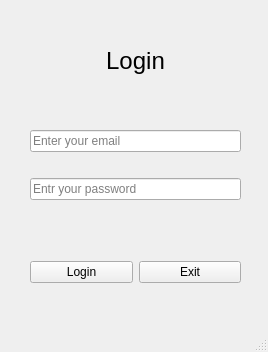
<?xml version="1.0" encoding="UTF-8"?>
<ui version="4.0">
 <class>LoginWindow</class>
 <widget class="QMainWindow" name="LoginWindow">
  <property name="geometry">
   <rect>
    <x>0</x>
    <y>0</y>
    <width>268</width>
    <height>352</height>
   </rect>
  </property>
  <property name="sizePolicy">
   <sizepolicy hsizetype="Fixed" vsizetype="Fixed">
    <horstretch>0</horstretch>
    <verstretch>0</verstretch>
   </sizepolicy>
  </property>
  <property name="windowTitle">
   <string>MainWindow</string>
  </property>
  <property name="autoFillBackground">
   <bool>false</bool>
  </property>
  <widget class="QWidget" name="centralwidget">
   <property name="enabled">
    <bool>true</bool>
   </property>
   <widget class="QLabel" name="label">
    <property name="geometry">
     <rect>
      <x>30</x>
      <y>35</y>
      <width>211</width>
      <height>51</height>
     </rect>
    </property>
    <property name="font">
     <font>
      <pointsize>18</pointsize>
     </font>
    </property>
    <property name="text">
     <string>Login</string>
    </property>
    <property name="textFormat">
     <enum>Qt::PlainText</enum>
    </property>
    <property name="scaledContents">
     <bool>false</bool>
    </property>
    <property name="alignment">
     <set>Qt::AlignCenter</set>
    </property>
   </widget>
   <widget class="QWidget" name="layoutWidget">
    <property name="geometry">
     <rect>
      <x>30</x>
      <y>260</y>
      <width>211</width>
      <height>25</height>
     </rect>
    </property>
    <layout class="QHBoxLayout" name="horizontalLayout">
     <item>
      <widget class="QPushButton" name="LoginBTN">
       <property name="text">
        <string>Login</string>
       </property>
      </widget>
     </item>
     <item>
      <widget class="QPushButton" name="exitBTN">
       <property name="text">
        <string>Exit</string>
       </property>
      </widget>
     </item>
    </layout>
   </widget>
   <widget class="QWidget" name="layoutWidget">
    <property name="geometry">
     <rect>
      <x>30</x>
      <y>110</y>
      <width>211</width>
      <height>111</height>
     </rect>
    </property>
    <layout class="QVBoxLayout" name="verticalLayout">
     <item>
      <widget class="QLineEdit" name="inLogin">
       <property name="placeholderText">
        <string>Enter your email</string>
       </property>
      </widget>
     </item>
     <item>
      <widget class="QLineEdit" name="inPassword">
       <property name="echoMode">
        <enum>QLineEdit::Password</enum>
       </property>
       <property name="placeholderText">
        <string>Entr your password</string>
       </property>
      </widget>
     </item>
    </layout>
   </widget>
  </widget>
  <widget class="QStatusBar" name="statusbar"/>
 </widget>
 <resources/>
 <connections/>
</ui>
